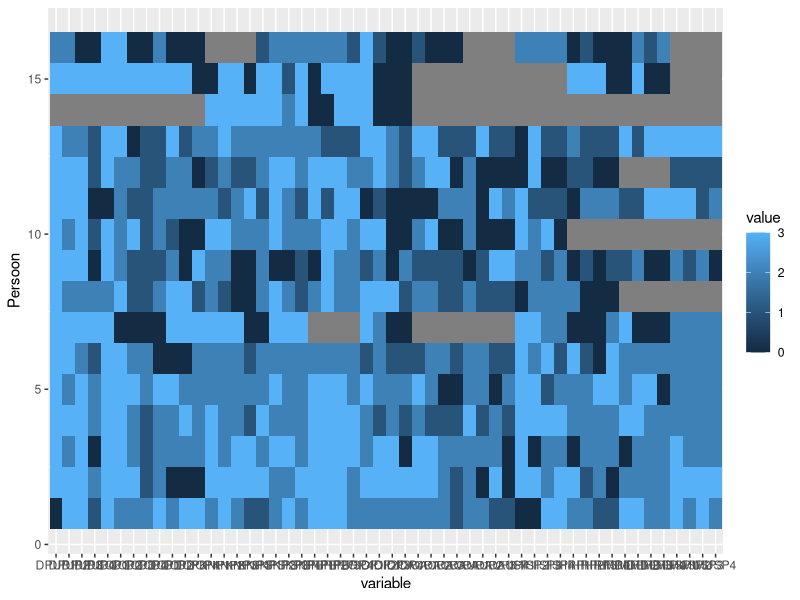
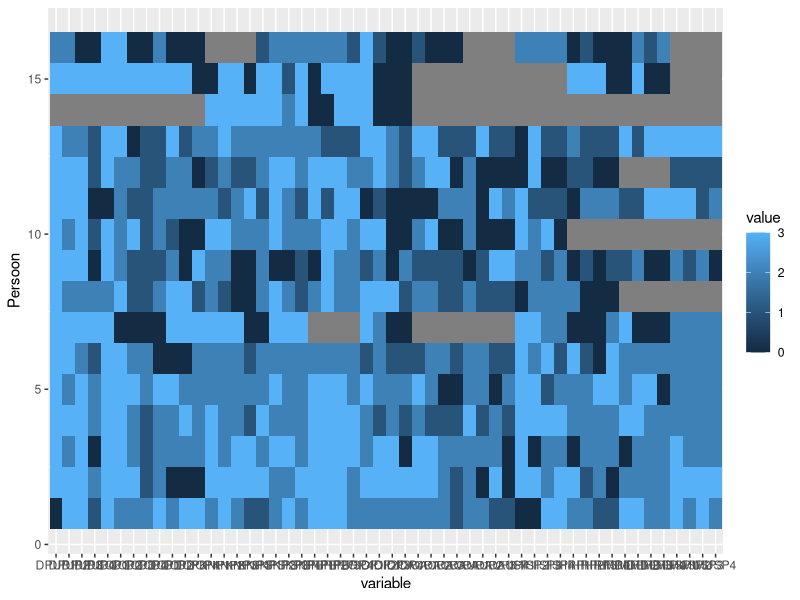

Source code (R) for these figures, in order:
library(tidyverse)
library(reshape2)
postpem <- read_csv('PEMMPST.csv')
prepem <- read_csv('PEMMPR.csv')

melted_post<-melt(postpem, id.vars = "Persoon")
melted_pre<-melt(postpem, id.vars = "Persoon")






ggplot(data = melted_post, aes(y=Persoon, x=variable, fill=value)) + 
  geom_tile()
ggplot(data = melted_pre, aes(y=Persoon, x=variable, fill=value)) + 
  geom_tile()
